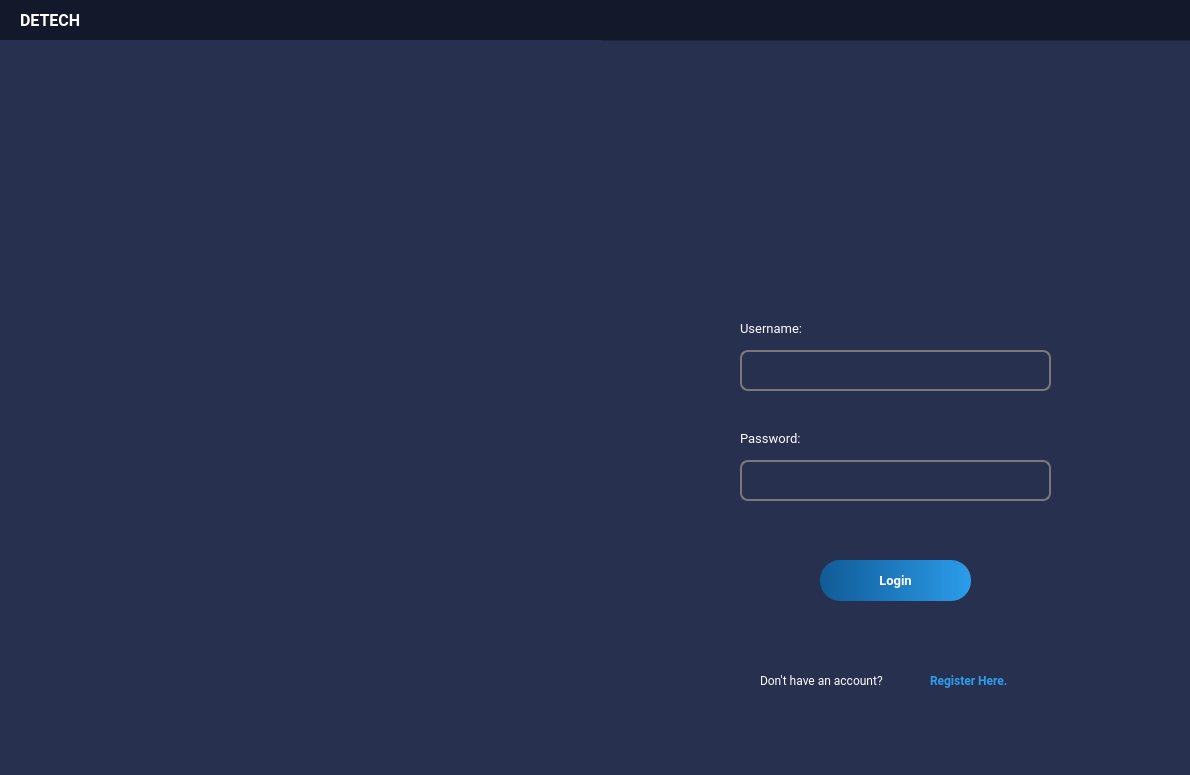
<?xml version="1.0" encoding="UTF-8"?>
<ui version="4.0">
 <class>loginWindow</class>
 <widget class="QMainWindow" name="loginWindow">
  <property name="geometry">
   <rect>
    <x>0</x>
    <y>0</y>
    <width>1190</width>
    <height>775</height>
   </rect>
  </property>
  <property name="windowTitle">
   <string>MainWindow</string>
  </property>
  <property name="styleSheet">
   <string notr="true">background-color: rgb(19, 24, 42);</string>
  </property>
  <widget class="QWidget" name="centralwidget">
   <widget class="QFrame" name="loginFrame">
    <property name="geometry">
     <rect>
      <x>-10</x>
      <y>40</y>
      <width>1201</width>
      <height>741</height>
     </rect>
    </property>
    <property name="styleSheet">
     <string notr="true">background-color: rgb(40, 48, 79);</string>
    </property>
    <property name="frameShape">
     <enum>QFrame::StyledPanel</enum>
    </property>
    <property name="frameShadow">
     <enum>QFrame::Raised</enum>
    </property>
    <widget class="QLabel" name="usernameLoginLabel">
     <property name="geometry">
      <rect>
       <x>750</x>
       <y>280</y>
       <width>81</width>
       <height>16</height>
      </rect>
     </property>
     <property name="font">
      <font>
       <family>Roboto</family>
       <pointsize>10</pointsize>
      </font>
     </property>
     <property name="styleSheet">
      <string notr="true">color: rgb(255, 255, 255);</string>
     </property>
     <property name="text">
      <string>Username:</string>
     </property>
    </widget>
    <widget class="QLabel" name="passLoginLabel">
     <property name="geometry">
      <rect>
       <x>750</x>
       <y>390</y>
       <width>81</width>
       <height>16</height>
      </rect>
     </property>
     <property name="font">
      <font>
       <family>Roboto</family>
       <pointsize>10</pointsize>
      </font>
     </property>
     <property name="styleSheet">
      <string notr="true">color: rgb(255, 255, 255);</string>
     </property>
     <property name="text">
      <string>Password:</string>
     </property>
    </widget>
    <widget class="QLineEdit" name="lgUserLine">
     <property name="geometry">
      <rect>
       <x>750</x>
       <y>310</y>
       <width>311</width>
       <height>41</height>
      </rect>
     </property>
     <property name="font">
      <font>
       <family>Roboto</family>
       <pointsize>10</pointsize>
      </font>
     </property>
     <property name="styleSheet">
      <string notr="true">QLineEdit{
border: 2px solid rgb(121, 121, 121);
color: rgb(255, 255, 255);
border-radius: 8px;
padding-left: 15px;
}

QLineEdit:hover{
	border: 2px solid white;
}

QLineEdit:focus{
	border: 2px solid white;
}</string>
     </property>
     <property name="inputMask">
      <string notr="true"/>
     </property>
     <property name="echoMode">
      <enum>QLineEdit::Normal</enum>
     </property>
    </widget>
    <widget class="QLineEdit" name="lgPassLine">
     <property name="geometry">
      <rect>
       <x>750</x>
       <y>420</y>
       <width>311</width>
       <height>41</height>
      </rect>
     </property>
     <property name="font">
      <font>
       <family>Roboto</family>
       <pointsize>10</pointsize>
      </font>
     </property>
     <property name="styleSheet">
      <string notr="true">QLineEdit{
border: 2px solid rgb(121, 121, 121);
color: rgb(255, 255, 255);
border-radius: 8px;
padding-left: 15px;
}

QLineEdit:hover{
	border: 2px solid white;
}

QLineEdit:focus{
	border: 2px solid white;
}</string>
     </property>
     <property name="echoMode">
      <enum>QLineEdit::Password</enum>
     </property>
    </widget>
    <widget class="QPushButton" name="loginButton">
     <property name="geometry">
      <rect>
       <x>830</x>
       <y>520</y>
       <width>151</width>
       <height>41</height>
      </rect>
     </property>
     <property name="font">
      <font>
       <family>Roboto</family>
       <pointsize>10</pointsize>
       <weight>75</weight>
       <bold>true</bold>
      </font>
     </property>
     <property name="styleSheet">
      <string notr="true">background-color: qlineargradient(spread:pad, x1:0, y1:0, x2:1, y2:0, stop:0 rgba(16, 91, 151, 255), stop:1 rgba(44, 156, 234, 255));
color: white;
border-radius: 20px;</string>
     </property>
     <property name="text">
      <string>Login</string>
     </property>
     <property name="icon">
      <iconset resource="detechRs.qrc">
       <normaloff>:/images/images/ri_login-circle-fill.png</normaloff>:/images/images/ri_login-circle-fill.png</iconset>
     </property>
     <property name="iconSize">
      <size>
       <width>25</width>
       <height>25</height>
      </size>
     </property>
    </widget>
    <widget class="QLabel" name="label">
     <property name="geometry">
      <rect>
       <x>770</x>
       <y>630</y>
       <width>161</width>
       <height>20</height>
      </rect>
     </property>
     <property name="font">
      <font>
       <family>Roboto</family>
       <pointsize>9</pointsize>
      </font>
     </property>
     <property name="styleSheet">
      <string notr="true">color: rgb(255, 255, 255)</string>
     </property>
     <property name="text">
      <string>Don't have an account?</string>
     </property>
    </widget>
    <widget class="QLabel" name="registerHereLabel">
     <property name="geometry">
      <rect>
       <x>940</x>
       <y>630</y>
       <width>101</width>
       <height>21</height>
      </rect>
     </property>
     <property name="font">
      <font>
       <family>Roboto</family>
       <pointsize>9</pointsize>
       <weight>75</weight>
       <bold>true</bold>
      </font>
     </property>
     <property name="styleSheet">
      <string notr="true">color: rgb(45, 158, 236);</string>
     </property>
     <property name="text">
      <string>Register Here.</string>
     </property>
    </widget>
    <widget class="QLabel" name="lgDetechLogo">
     <property name="geometry">
      <rect>
       <x>750</x>
       <y>80</y>
       <width>311</width>
       <height>141</height>
      </rect>
     </property>
     <property name="text">
      <string/>
     </property>
     <property name="pixmap">
      <pixmap resource="detechRs.qrc">:/images/images/LOGO-and-TEXT - DETECH.png</pixmap>
     </property>
     <property name="scaledContents">
      <bool>true</bool>
     </property>
    </widget>
    <widget class="QLabel" name="label_3">
     <property name="geometry">
      <rect>
       <x>10</x>
       <y>0</y>
       <width>601</width>
       <height>741</height>
      </rect>
     </property>
     <property name="text">
      <string/>
     </property>
     <property name="pixmap">
      <pixmap resource="detechRs.qrc">:/images/images/login image.jpg</pixmap>
     </property>
     <property name="scaledContents">
      <bool>true</bool>
     </property>
    </widget>
   </widget>
   <widget class="QLabel" name="detechLabel">
    <property name="geometry">
     <rect>
      <x>20</x>
      <y>10</y>
      <width>81</width>
      <height>21</height>
     </rect>
    </property>
    <property name="font">
     <font>
      <family>Roboto</family>
      <pointsize>12</pointsize>
      <weight>75</weight>
      <bold>true</bold>
     </font>
    </property>
    <property name="styleSheet">
     <string notr="true">color: rgb(255, 255, 255);</string>
    </property>
    <property name="text">
     <string>DETECH</string>
    </property>
   </widget>
  </widget>
 </widget>
 <resources>
  <include location="detechRs.qrc"/>
 </resources>
 <connections/>
</ui>
